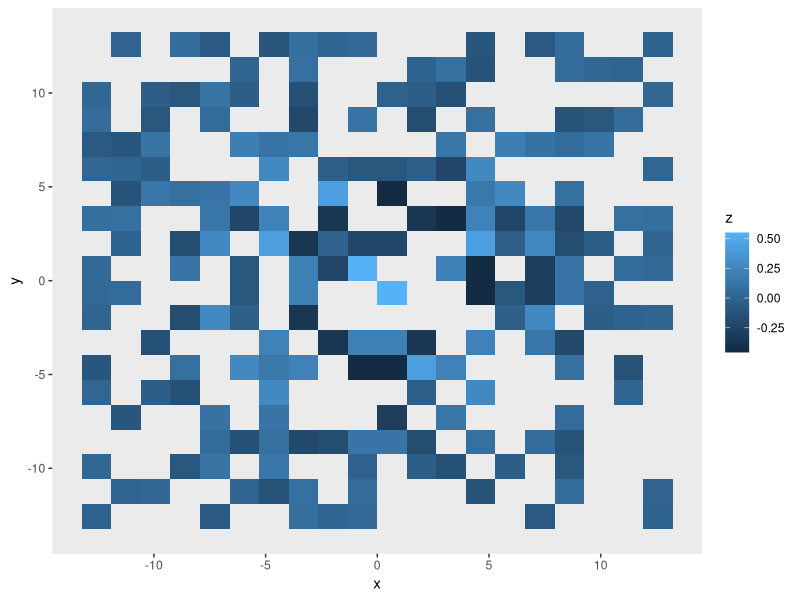

This figure's R source:
library(ggplot2)

pp <- function (n,r=4) {
 x <- seq(-r*pi, r*pi, len=n)
 df <- expand.grid(x=x, y=x)
 df$r <- sqrt(df$x^2 + df$y^2)
 df$z <- cos(df$r^2)*exp(-df$r/6)
 df
}
        p <- ggplot(pp(20)[sample(20*20, size=200),], aes(x=x, y=y))
        p <- p + geom_tile(aes(fill=z))
        p <- p +  theme(panel.grid = element_blank())
        p <- p +  theme(strip.background = element_blank())
        print(p)

